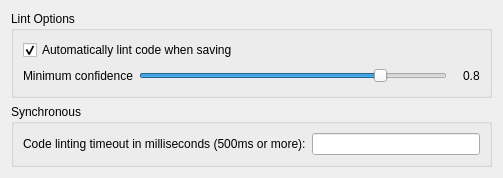
<?xml version="1.0" encoding="UTF-8"?>
<ui version="4.0">
 <class>GolangLintOption</class>
 <widget class="QWidget" name="GolangLintOption">
  <property name="geometry">
   <rect>
    <x>0</x>
    <y>0</y>
    <width>503</width>
    <height>176</height>
   </rect>
  </property>
  <property name="windowTitle">
   <string>Form</string>
  </property>
  <layout class="QVBoxLayout" name="verticalLayout_3">
   <item>
    <widget class="QGroupBox" name="groupBox">
     <property name="title">
      <string>Lint Options</string>
     </property>
     <layout class="QVBoxLayout" name="verticalLayout">
      <item>
       <widget class="QCheckBox" name="checkBoxAutoLint">
        <property name="text">
         <string>Automatically lint code when saving</string>
        </property>
        <property name="checked">
         <bool>true</bool>
        </property>
       </widget>
      </item>
      <item>
       <layout class="QHBoxLayout" name="horizontalLayout_2">
        <item>
         <widget class="QLabel" name="lintConfidenceLabel">
          <property name="text">
           <string>Minimum confidence</string>
          </property>
         </widget>
        </item>
        <item>
         <widget class="QSlider" name="confidenceSlider">
          <property name="maximum">
           <number>10</number>
          </property>
          <property name="singleStep">
           <number>1</number>
          </property>
          <property name="pageStep">
           <number>2</number>
          </property>
          <property name="value">
           <number>8</number>
          </property>
          <property name="sliderPosition">
           <number>8</number>
          </property>
          <property name="tracking">
           <bool>true</bool>
          </property>
          <property name="orientation">
           <enum>Qt::Horizontal</enum>
          </property>
          <property name="invertedAppearance">
           <bool>false</bool>
          </property>
          <property name="invertedControls">
           <bool>false</bool>
          </property>
          <property name="tickPosition">
           <enum>QSlider::NoTicks</enum>
          </property>
         </widget>
        </item>
        <item>
         <spacer name="horizontalSpacer">
          <property name="orientation">
           <enum>Qt::Horizontal</enum>
          </property>
          <property name="sizeType">
           <enum>QSizePolicy::Preferred</enum>
          </property>
          <property name="sizeHint" stdset="0">
           <size>
            <width>10</width>
            <height>20</height>
           </size>
          </property>
         </spacer>
        </item>
        <item>
         <widget class="QLabel" name="lintConfidenceValLabel">
          <property name="text">
           <string>0.8</string>
          </property>
         </widget>
        </item>
       </layout>
      </item>
     </layout>
    </widget>
   </item>
   <item>
    <widget class="QGroupBox" name="groupBox_2">
     <property name="title">
      <string>Synchronous</string>
     </property>
     <layout class="QVBoxLayout" name="verticalLayout_2">
      <item>
       <layout class="QHBoxLayout" name="horizontalLayout">
        <item>
         <widget class="QLabel" name="label">
          <property name="text">
           <string>Code linting timeout in milliseconds (500ms or more):</string>
          </property>
         </widget>
        </item>
        <item>
         <widget class="QLineEdit" name="syncTimeoutLineEdit">
          <property name="sizePolicy">
           <sizepolicy hsizetype="Preferred" vsizetype="Fixed">
            <horstretch>0</horstretch>
            <verstretch>0</verstretch>
           </sizepolicy>
          </property>
         </widget>
        </item>
       </layout>
      </item>
     </layout>
    </widget>
   </item>
   <item>
    <spacer name="verticalSpacer">
     <property name="orientation">
      <enum>Qt::Vertical</enum>
     </property>
     <property name="sizeHint" stdset="0">
      <size>
       <width>20</width>
       <height>40</height>
      </size>
     </property>
    </spacer>
   </item>
  </layout>
 </widget>
 <resources/>
 <connections/>
</ui>
